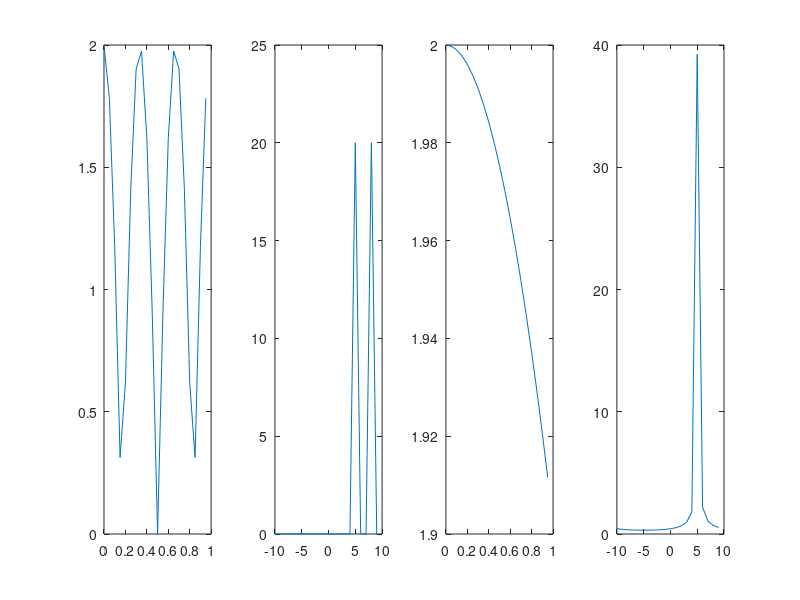

Recreate this plot in MATLAB.
clear all;

clc;

t_start = 0;
t_end = 1;
f_s = 20;
ts = 1/f_s;
N = f_s*(t_end - t_start);
t = t_start:ts:t_end - ts;
f = (-f_s/2):(f_s/N):(f_s/2 - f_s/N);

x1 = exp(1i*2*pi*5*t) + exp(1i*2*pi*8*t);
figure;
subplot(1,4,1);
plot(t, abs(x1));
y1 = fftshift(fft(x1));
subplot(1,4,2);
plot(f, abs(y1));

x2 = exp(1i*2*pi*5*t) + exp(1i*2*pi*5.1*t);
subplot(1,4,3);
plot(t, abs(x2));
y2 = fftshift(fft(x2));
subplot(1,4,4);
plot(f, abs(y2));
